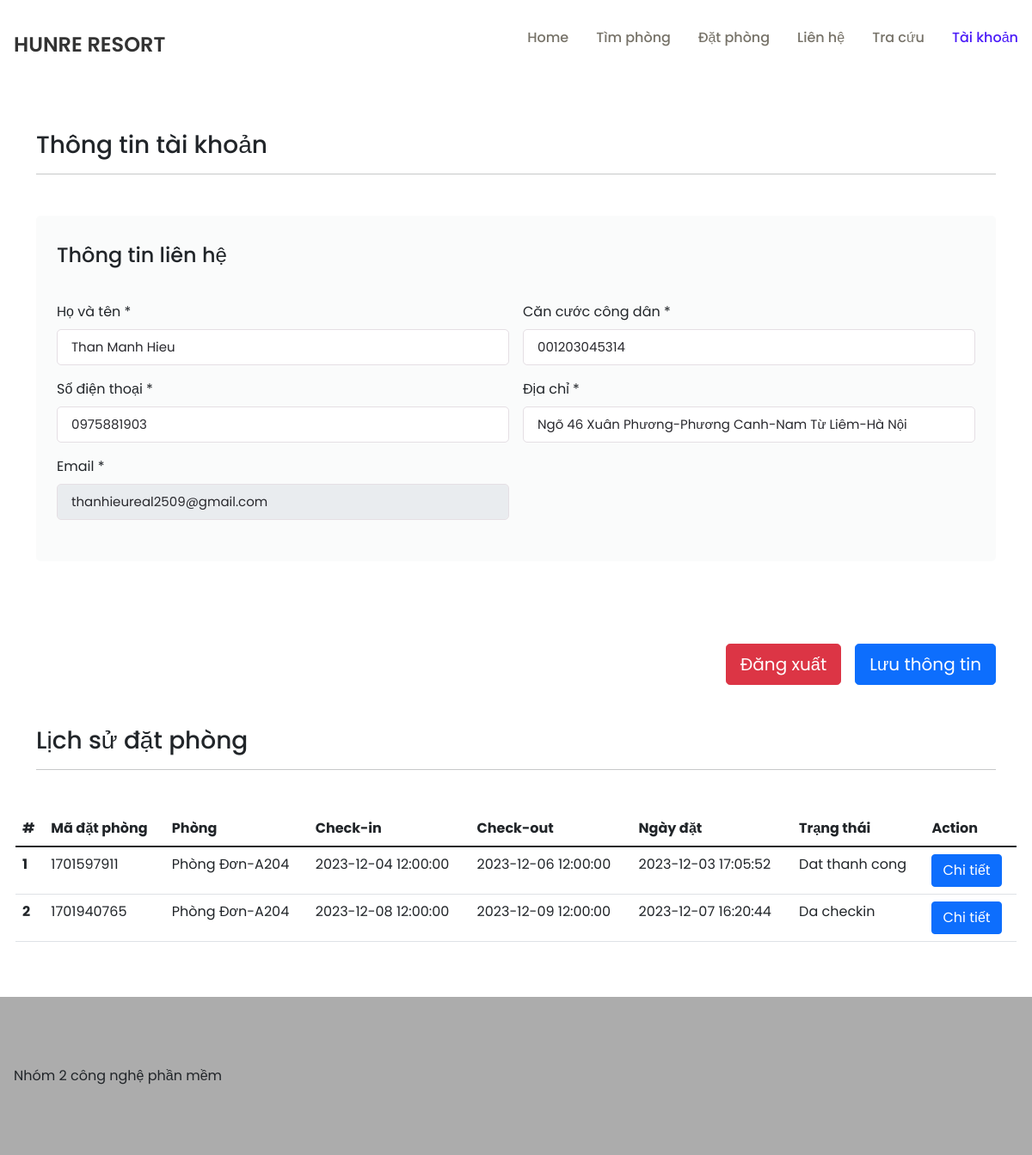
The page /customerView/viewtaikhoan.php (signed in) on the database its author committed.
### tables this page shows
CREATE TABLE `thongtinhethong` (
  `id` int(11) NOT NULL,
  `tencongty` varchar(30) NOT NULL,
  `mota` text NOT NULL,
  `sdt` varchar(20) DEFAULT NULL,
  `email` varchar(30) DEFAULT NULL
);

CREATE TABLE `tk_kh_online` (
  `id_tk_online` int(11) NOT NULL,
  `matkhau` varchar(30) NOT NULL,
  `email` varchar(30) NOT NULL,
  `diachi` varchar(50) DEFAULT NULL,
  `sdt` varchar(12) DEFAULT NULL,
  `cccd` varchar(15) DEFAULT NULL,
  `hoten` varchar(40) DEFAULT NULL
);

CREATE TABLE `booking_online` (
  `id` int(11) NOT NULL,
  `id_phong` int(11) NOT NULL,
  `orderId` varchar(20) NOT NULL,
  `id_khachhang` int(11) NOT NULL,
  `hoten` varchar(50) NOT NULL,
  `email` varchar(50) NOT NULL,
  `cccd` varchar(20) NOT NULL,
  `sdt` varchar(11) NOT NULL,
  `diachi` varchar(50) NOT NULL,
  `checkin` datetime NOT NULL,
  `checkout` datetime NOT NULL,
  `sotien` int(11) NOT NULL,
  `ngaytao` datetime NOT NULL,
  `trangthai` varchar(20) NOT NULL,
  `id_tk_online` int(11) DEFAULT NULL
);

CREATE TABLE `loaiphong` (
  `id_loaiphong` int(11) NOT NULL,
  `loaiphong` varchar(30) NOT NULL,
  `giaphong` int(11) NOT NULL,
  `songuoi` int(11) NOT NULL,
  `mota` text NOT NULL
);

CREATE TABLE `phong` (
  `id_phong` int(11) NOT NULL,
  `id_loaiphong` int(11) NOT NULL,
  `anh` varchar(50) DEFAULT NULL,
  `sophong` varchar(4) NOT NULL
);

### customerView/getThongtin.php (called while the page is built, shortened)
<?php
    include "../database.php";
    $rs = mysqli_query($connection, "SELECT * FROM thongtinhethong");
    $row = mysqli_fetch_assoc($rs);
    $tencongty = $row['tencongty'];
?>

### customerView/viewtaikhoan.php (the view, shortened to what this page needs)
<?php
include "../database.php";
include "getThongtin.php";
?>
<!DOCTYPE html>
<html lang="en">
<head>
    <link href='https://cdn.jsdelivr.net/npm/bootstrap@5.1.3/dist/css/bootstrap.min.css' rel='stylesheet'>
    <link href='https://cdn.jsdelivr.net/npm/bootstrap-icons@1.8.1/font/bootstrap-icons.css' rel='stylesheet'>
    <link rel="stylesheet" href="https://cdn.datatables.net/1.13.6/css/dataTables.bootstrap5.min.css">
    <link rel="stylesheet" href="../css/jquery.datetimepicker.min.css" />
    <link rel="stylesheet" href="style.css">
    <link rel="stylesheet" href="viewtaikhoan.css">
</head>
<body>
    <nav>
        <div class="nav__logo"><?=$tencongty?></div>
        <ul class="nav__links">
            <li class="link"><a href="trangchu.php">Home</a></li>
            <li class="link"><a href="#">Tìm phòng</a></li>
            <li class="link"><a href="#datphong">Đặt phòng</a></li>
            <li class="link"><a href="#">Liên hệ</a></li>
            <li class="link"><a href="tracuudonhang.php">Tra cứu</a></li>
            <?php if (isset($_SESSION['id_tk_online'])) { ?>
                <li class="link"><a href="viewtaikhoan.php" class="link_active">Tài khoản</a></li>
            <?php
            } else {
            ?>
                <li class="link"><a href="loginonline.php">Đăng nhập</a></li>
            <?php
            }
            ?>
        </ul>
    </nav>
    <?php
    $id_kh_online = $_SESSION['id_tk_online'];
    $qr_kh_online = mysqli_query($connection, "SELECT * FROM tk_kh_online WHERE id_tk_online = '$id_kh_online'");
    $kh_online = mysqli_fetch_assoc($qr_kh_online);
    ?>
    <div class="container">
        <div class="row">
            <div class="col-12">
                <div class="my-5">
                    <h3>Thông tin tài khoản</h3>
                    <hr>
                </div>
                <form class="file-upload" id="thongtin_tk_onl">
                    <div class="row mb-5 gx-5">
                        <div class="col-xxl-8 mb-5 mb-xxl-0">
                            <div class="bg-secondary-soft px-4 py-5 rounded">
                                <div class="row g-3">
                                    <h4 class="mb-4 mt-0">Thông tin liên hệ</h4>
                                    <div class="col-md-6">
                                        <label class="form-label">Họ và tên *</label>
                                        <input type="text" class="form-control" placeholder="" aria-label="Họ và tên" id="hoten" value="<?php echo $kh_online['hoten']; ?>">
                                    </div>
                                    <div class="col-md-6">
                                        <label class="form-label">Căn cước công dân *</label>
                                        <input type="text" class="form-control" placeholder="" aria-label="cccd" id="cccd" value="<?php echo $kh_online['cccd']; ?>">
                                    </div>
                                    <div class="col-md-6">
                                        <label class="form-label">Số điện thoại *</label>
                                        <input type="text" class="form-control" placeholder="" aria-label="Phone number" id="sdt" value="<?php echo $kh_online['sdt']; ?>">
                                    </div>
                                    <div class="col-md-6">
                                        <label class="form-label">Địa chỉ *</label>
                                        <input type="text" class="form-control" placeholder="" aria-label="dicahi" id="diachi" value="<?php echo $kh_online['diachi']; ?>">
                                    </div>
                                    <div class="col-md-6">
                                        <label for="email" class="form-label">Email *</label>
                                        <input type="email" class="form-control" id="email" value="<?php echo $kh_online['email']; ?>" readonly>
                                    </div>
                                </div>
                            </div>
                        </div>
                    </div>
            </div>
            <div class="gap-3 d-md-flex justify-content-md-end text-center">
                <a onclick="return confirm('Bạn có chắc chắn muốn Đăng xuất?')"  href="logoutonline.php" class="btn btn-danger btn-lg">Đăng xuất</a>
                <button type="submit" onclick="return confirm('Bạn có chắc chắn muốn lưu?')" class="btn btn-primary btn-lg">Lưu thông tin</button>
            </div>
        </div>
    </div>
    <div class="container">
        <div class="row">
            <div class="col-12">
                <div class="my-5">
                    <h3>Lịch sử đặt phòng</h3>
                    <hr>
                </div>
                <div class="row mb-5 gx-5">
                    <?php
                    $qr = mysqli_query($connection, "SELECT * FROM booking_online INNER JOIN phong ON booking_online.id_phong = phong.id_phong INNER JOIN loaiphong ON phong.id_loaiphong = loaiphong.id_loaiphong WHERE id_tk_online = '$id_kh_online'");
                    if (mysqli_num_rows($qr) > 0) {
                    ?>
                        <table class="table">
                            <thead class="thead-dark">
                                <tr>
                                    <th scope="col">#</th>
                                    <th scope="col">Mã đặt phòng</th>
                                    <th scope="col">Phòng</th>
                                    <th scope="col">Check-in</th>
                                    <th scope="col">Check-out</th>
                                    <th scope="col">Ngày đặt</th>
                                    <th scope="col">Trạng thái</th>
                                    <th scope="col">Action</th>
                                </tr>
                            </thead>
                            <tbody>
                                <?php
                                $stt=1;
                                while ($row = mysqli_fetch_assoc($qr)) {
                                ?>
                                    <tr>
                                        <th scope="row"><?=$stt++?></th>
                                        <td><?=$row['orderId']?></td>
                                        <td><?php echo $row['loaiphong'] . "-". $row['sophong'];?></td>
                                        <td><?=$row['checkin']?></td>
                                        <td><?=$row['checkout']?></td>
                                        <td><?=$row['ngaytao']?></td>
                                        <td><?=$row['trangthai']?></td>
                                        <td><a href="tracuudonhang.php?id=<?=$row['orderId']?>" class="btn btn-primary">Chi tiết</a></td>
                                    </tr>
                                <?php
                                }
                                ?>
                            </tbody>
                        </table>
                    <?php
                    } else {
                        echo "Không tồn tại lịch sử đặt phòng ";
                    }
                    ?>
                </div>
            </div>
        </div>
    </div>
    <footer class="footer">
        <div class="section__container">
            Nhóm 2 công nghệ phần mềm
        </div>
    </footer>
</body>
</html>

### customerView/style.css (style rules this page uses)
:root { --primary-color: #2c3855; --primary-color-dark: #435681; --text-dark: #333333; --text-light: #767268; --extra-light: #f3f4f6; --white: #ffffff; --max-width: 1200px; }
html { scroll-behavior: smooth; }
* { margin: 0; padding: 0; box-sizing: border-box; }
.section__container { max-width: var(--max-width); margin: auto; padding: 5rem 1rem; }
a { text-decoration: none; }
body { font-family: "Poppins", sans-serif; }
nav { max-width: var(--max-width); margin: auto; padding: 2rem 1rem; display: flex; align-items: center; justify-content: space-between; }
.nav__logo { font-size: 1.5rem; font-weight: 600; color: var(--text-dark); }
.nav__links { list-style: none; display: flex; align-items: center; gap: 2rem; }
.link a { font-weight: 500; color: var(--text-light); transition: 0.3s; }
.footer { background-color: #acacac; }
.link_active { color: rgb(74, 26, 248) !important; }

### customerView/viewtaikhoan.css (style rules this page uses)
.bg-secondary-soft { background-color: rgba(208, 212, 217, 0.1) !important; }
.rounded { border-radius: 5px !important; }
.py-5 { padding-top: 3rem !important; padding-bottom: 3rem !important; }
.px-4 { padding-right: 1.5rem !important; padding-left: 1.5rem !important; }
.form-control { display: block; width: 100%; padding: 0.5rem 1rem; font-size: 0.9375rem; font-weight: 400; line-height: 1.6; color: #29292e; background-color: #fff; background-clip: padding-box; border: 1px solid #e5dfe4; -webkit-appearance: none; -moz-appearance: none; appearance: none; border-radius: 5px; -webkit-transition: border-color 0.15s ease-in-out, -webkit-box-shadow 0.15s ease-in-out; transition: border-color 0.15s ease-in-out, -webkit-box-shadow 0.15s ease-in-out; transition: border-color 0.15s ease-in-out, box-shadow 0.15s ease-in-out; transition: border-color 0.15s ease-in-out, box-shadow 0.15s ease-in-out, -webkit-box-shadow 0.15s ease-in-out; }

### rows shown on the page
thongtinhethong: tencongty "HUNRE RESORT"
tk_kh_online: hoten "Than Manh Hieu", cccd "001203045314", sdt "0975881903", diachi "Ngõ 46 Xuân Phương-Phương Canh-Nam Từ Liêm-Hà Nội", email "thanhieureal2509@gmail.com"
booking_online: orderId "1701597911", loaiphong.loaiphong "Phòng Đơn", id_phong.sophong "A204", checkin "2023-12-04 12:00:00", checkout "2023-12-06 12:00:00", ngaytao "2023-12-03 17:05:52", trangthai "Dat thanh cong"
booking_online: orderId "1701940765", loaiphong.loaiphong "Phòng Đơn", id_phong.sophong "A204", checkin "2023-12-08 12:00:00", checkout "2023-12-09 12:00:00", ngaytao "2023-12-07 16:20:44", trangthai "Da checkin"
